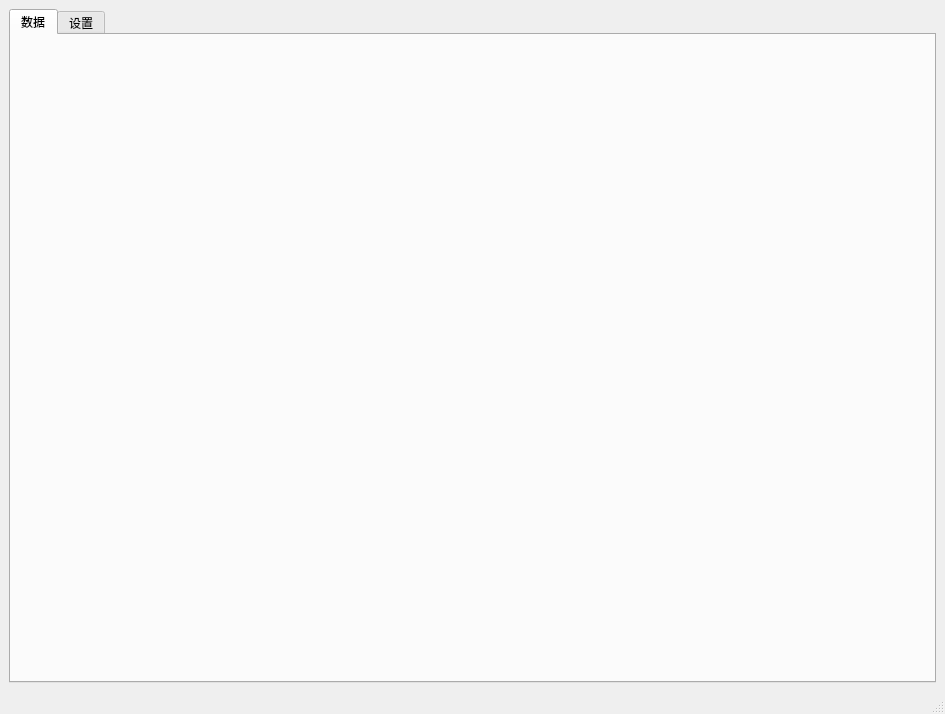
<?xml version="1.0" encoding="UTF-8"?>
<ui version="4.0">
 <class>MainWindow</class>
 <widget class="QMainWindow" name="MainWindow">
  <property name="geometry">
   <rect>
    <x>0</x>
    <y>0</y>
    <width>945</width>
    <height>714</height>
   </rect>
  </property>
  <property name="windowTitle">
   <string>MainWindow</string>
  </property>
  <widget class="QWidget" name="centralwidget">
   <layout class="QVBoxLayout" name="verticalLayout_2">
    <item>
     <widget class="QTabWidget" name="tabWidget">
      <property name="currentIndex">
       <number>0</number>
      </property>
      <widget class="QWidget" name="tabData">
       <attribute name="title">
        <string>数据</string>
       </attribute>
       <layout class="QVBoxLayout" name="verticalLayout">
        <item>
         <layout class="QVBoxLayout" name="data_vLayout"/>
        </item>
       </layout>
      </widget>
      <widget class="QWidget" name="tabSetup">
       <attribute name="title">
        <string>设置</string>
       </attribute>
       <layout class="QVBoxLayout" name="verticalLayout_3">
        <item>
         <layout class="QVBoxLayout" name="setup_vLayout"/>
        </item>
       </layout>
      </widget>
     </widget>
    </item>
   </layout>
  </widget>
  <widget class="QMenuBar" name="menubar">
   <property name="geometry">
    <rect>
     <x>0</x>
     <y>0</y>
     <width>945</width>
     <height>26</height>
    </rect>
   </property>
  </widget>
  <widget class="QStatusBar" name="statusbar"/>
 </widget>
 <resources/>
 <connections/>
</ui>
